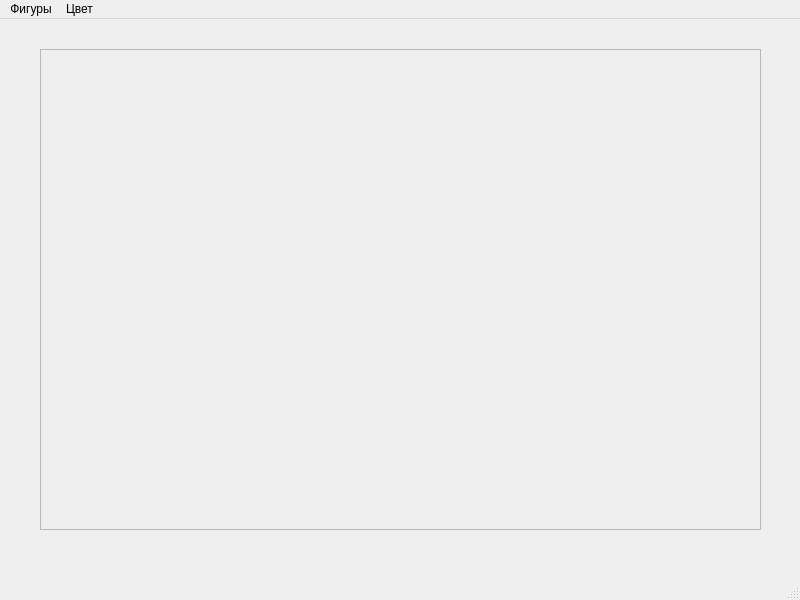
<?xml version="1.0" encoding="UTF-8"?>
<ui version="4.0">
 <class>MainWindow</class>
 <widget class="QMainWindow" name="MainWindow">
  <property name="geometry">
   <rect>
    <x>0</x>
    <y>0</y>
    <width>800</width>
    <height>600</height>
   </rect>
  </property>
  <property name="windowTitle">
   <string>MainWindow</string>
  </property>
  <widget class="QWidget" name="centralwidget">
   <widget class="QFrame" name="frame">
    <property name="geometry">
     <rect>
      <x>40</x>
      <y>30</y>
      <width>721</width>
      <height>481</height>
     </rect>
    </property>
    <property name="frameShape">
     <enum>QFrame::Shape::StyledPanel</enum>
    </property>
    <property name="frameShadow">
     <enum>QFrame::Shadow::Raised</enum>
    </property>
   </widget>
  </widget>
  <widget class="QMenuBar" name="menubar">
   <property name="geometry">
    <rect>
     <x>0</x>
     <y>0</y>
     <width>800</width>
     <height>37</height>
    </rect>
   </property>
   <widget class="QMenu" name="menu">
    <property name="title">
     <string>Фигуры</string>
    </property>
    <addaction name="circle"/>
    <addaction name="square"/>
    <addaction name="ellipse"/>
    <addaction name="rectangle"/>
    <addaction name="triangle"/>
    <addaction name="line"/>
   </widget>
   <widget class="QMenu" name="menu_2">
    <property name="title">
     <string>Цвет</string>
    </property>
    <addaction name="chooseColor"/>
   </widget>
   <addaction name="menu"/>
   <addaction name="menu_2"/>
  </widget>
  <widget class="QStatusBar" name="statusbar"/>
  <action name="circle">
   <property name="text">
    <string>Круг</string>
   </property>
  </action>
  <action name="square">
   <property name="text">
    <string>Квадрат</string>
   </property>
  </action>
  <action name="ellipse">
   <property name="text">
    <string>Эллипс</string>
   </property>
  </action>
  <action name="rectangle">
   <property name="text">
    <string>Прямоугольник</string>
   </property>
  </action>
  <action name="triangle">
   <property name="text">
    <string>Треугольник</string>
   </property>
  </action>
  <action name="line">
   <property name="text">
    <string>Линия</string>
   </property>
  </action>
  <action name="choosecolor">
   <property name="text">
    <string>Выбрать цвет</string>
   </property>
  </action>
  <action name="action_2">
   <property name="text">
    <string>Зеленый</string>
   </property>
  </action>
  <action name="action">
   <property name="text">
    <string>Красный</string>
   </property>
  </action>
  <action name="chooseColor">
   <property name="text">
    <string>Выбрать цвет</string>
   </property>
  </action>
 </widget>
 <resources/>
 <connections/>
</ui>
